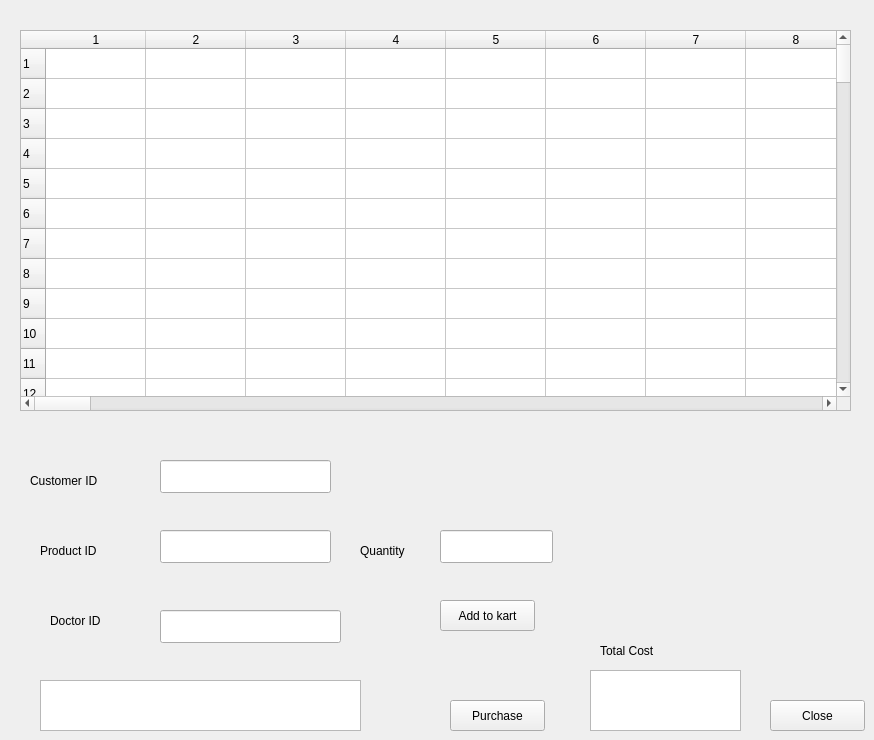
  <widget class="QWidget" name="transTab">
   <attribute name="title">
    <string>Transaction</string>
   </attribute>
   <widget class="QTableWidget" name="transTable">
    <property name="geometry">
     <rect>
      <x>20</x>
      <y>30</y>
      <width>831</width>
      <height>381</height>
     </rect>
    </property>
    <property name="rowCount">
     <number>100</number>
    </property>
    <property name="columnCount">
     <number>100</number>
    </property>
    <row/>
    <row/>
    <row/>
    <row/>
    <row/>
    <row/>
    <row/>
    <row/>
    <row/>
    <row/>
    <row/>
    <row/>
    <row/>
    <row/>
    <row/>
    <row/>
    <row/>
    <row/>
    <row/>
    <row/>
    <row/>
    <row/>
    <row/>
    <row/>
    <row/>
    <row/>
    <row/>
    <row/>
    <row/>
    <row/>
    <row/>
    <row/>
    <row/>
    <row/>
    <row/>
    <row/>
    <row/>
    <row/>
    <row/>
    <row/>
    <row/>
    <row/>
    <row/>
    <row/>
    <row/>
    <row/>
    <row/>
    <row/>
    <row/>
    <row/>
    <row/>
    <row/>
    <row/>
    <row/>
    <row/>
    <row/>
    <row/>
    <row/>
    <row/>
    <row/>
    <row/>
    <row/>
    <row/>
    <row/>
    <row/>
    <row/>
    <row/>
    <row/>
    <row/>
    <row/>
    <row/>
    <row/>
    <row/>
    <row/>
    <row/>
    <row/>
    <row/>
    <row/>
    <row/>
    <row/>
    <row/>
    <row/>
    <row/>
    <row/>
    <row/>
    <row/>
    <row/>
    <row/>
    <row/>
    <row/>
    <row/>
    <row/>
    <row/>
    <row/>
    <row/>
    <row/>
    <row/>
    <row/>
    <row/>
    <row/>
    <column/>
    <column/>
    <column/>
    <column/>
    <column/>
    <column/>
    <column/>
    <column/>
    <column/>
    <column/>
    <column/>
    <column/>
    <column/>
    <column/>
    <column/>
    <column/>
    <column/>
    <column/>
    <column/>
    <column/>
    <column/>
    <column/>
    <column/>
    <column/>
    <column/>
    <column/>
    <column/>
    <column/>
    <column/>
    <column/>
    <column/>
    <column/>
    <column/>
    <column/>
    <column/>
    <column/>
    <column/>
    <column/>
    <column/>
    <column/>
    <column/>
    <column/>
    <column/>
    <column/>
    <column/>
    <column/>
    <column/>
    <column/>
    <column/>
    <column/>
    <column/>
    <column/>
    <column/>
    <column/>
    <column/>
    <column/>
    <column/>
    <column/>
    <column/>
    <column/>
    <column/>
    <column/>
    <column/>
    <column/>
    <column/>
    <column/>
    <column/>
    <column/>
    <column/>
    <column/>
    <column/>
    <column/>
    <column/>
    <column/>
    <column/>
    <column/>
    <column/>
    <column/>
    <column/>
    <column/>
    <column/>
    <column/>
    <column/>
    <column/>
    <column/>
    <column/>
    <column/>
    <column/>
    <column/>
    <column/>
    <column/>
    <column/>
    <column/>
    <column/>
    <column/>
    <column/>
    <column/>
    <column/>
    <column/>
    <column/>
   </widget>
   <widget class="QLineEdit" name="tcidEdit">
    <property name="geometry">
     <rect>
      <x>160</x>
      <y>460</y>
      <width>171</width>
      <height>33</height>
     </rect>
    </property>
   </widget>
   <widget class="QLabel" name="tcidLabel">
    <property name="geometry">
     <rect>
      <x>30</x>
      <y>470</y>
      <width>81</width>
      <height>21</height>
     </rect>
    </property>
    <property name="text">
     <string>Customer ID</string>
    </property>
   </widget>
   <widget class="QLineEdit" name="tpidEdit">
    <property name="geometry">
     <rect>
      <x>160</x>
      <y>530</y>
      <width>171</width>
      <height>33</height>
     </rect>
    </property>
   </widget>
   <widget class="QLabel" name="tpidLabel">
    <property name="geometry">
     <rect>
      <x>40</x>
      <y>540</y>
      <width>81</width>
      <height>21</height>
     </rect>
    </property>
    <property name="text">
     <string>Product ID</string>
    </property>
   </widget>
   <widget class="QLineEdit" name="tdidEdit">
    <property name="geometry">
     <rect>
      <x>160</x>
      <y>610</y>
      <width>181</width>
      <height>33</height>
     </rect>
    </property>
   </widget>
   <widget class="QLabel" name="tdidLabel">
    <property name="geometry">
     <rect>
      <x>50</x>
      <y>610</y>
      <width>65</width>
      <height>21</height>
     </rect>
    </property>
    <property name="text">
     <string>Doctor ID</string>
    </property>
   </widget>
   <widget class="QLineEdit" name="tqtyEdit">
    <property name="geometry">
     <rect>
      <x>440</x>
      <y>530</y>
      <width>113</width>
      <height>33</height>
     </rect>
    </property>
   </widget>
   <widget class="QLabel" name="tqtyLabel">
    <property name="geometry">
     <rect>
      <x>360</x>
      <y>540</y>
      <width>65</width>
      <height>21</height>
     </rect>
    </property>
    <property name="text">
     <string>Quantity</string>
    </property>
   </widget>
   <widget class="QPushButton" name="taddButton">
    <property name="geometry">
     <rect>
      <x>440</x>
      <y>600</y>
      <width>95</width>
      <height>31</height>
     </rect>
    </property>
    <property name="text">
     <string>Add to kart</string>
    </property>
   </widget>
   <widget class="QPushButton" name="tpurButton">
    <property name="geometry">
     <rect>
      <x>450</x>
      <y>700</y>
      <width>95</width>
      <height>31</height>
     </rect>
    </property>
    <property name="text">
     <string>Purchase</string>
    </property>
   </widget>
   <widget class="QTextBrowser" name="transBrowser">
    <property name="geometry">
     <rect>
      <x>40</x>
      <y>680</y>
      <width>321</width>
      <height>51</height>
     </rect>
    </property>
   </widget>
   <widget class="QTextBrowser" name="tcostBrowser">
    <property name="geometry">
     <rect>
      <x>590</x>
      <y>670</y>
      <width>151</width>
      <height>61</height>
     </rect>
    </property>
   </widget>
   <widget class="QLabel" name="tcostLabel">
    <property name="geometry">
     <rect>
      <x>600</x>
      <y>640</y>
      <width>71</width>
      <height>21</height>
     </rect>
    </property>
    <property name="text">
     <string>Total Cost</string>
    </property>
   </widget>
   <widget class="QPushButton" name="tclose">
    <property name="geometry">
     <rect>
      <x>770</x>
      <y>700</y>
      <width>95</width>
      <height>31</height>
     </rect>
    </property>
    <property name="text">
     <string>Close</string>
    </property>
   </widget>
  </widget>
